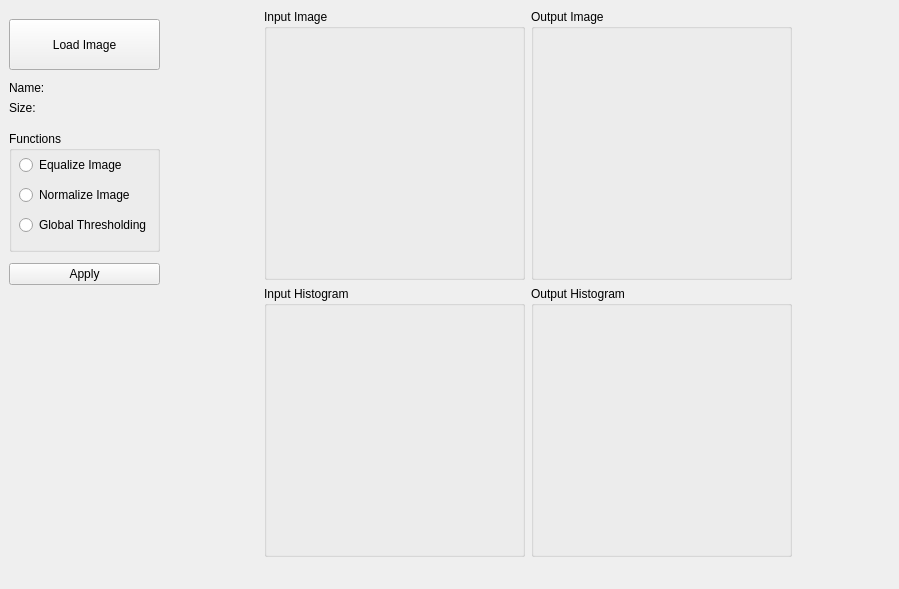
       <widget class="QWidget" name="Histograms">
        <attribute name="title">
         <string>Histograms</string>
        </attribute>
        <widget class="QWidget" name="gridLayoutWidget_3">
         <property name="geometry">
          <rect>
           <x>9</x>
           <y>9</y>
           <width>881</width>
           <height>571</height>
          </rect>
         </property>
         <layout class="QGridLayout" name="gridLayout_4">
          <item row="0" column="1">
           <spacer name="horizontalSpacer_4">
            <property name="orientation">
             <enum>Qt::Horizontal</enum>
            </property>
            <property name="sizeType">
             <enum>QSizePolicy::Expanding</enum>
            </property>
            <property name="sizeHint" stdset="0">
             <size>
              <width>5</width>
              <height>20</height>
             </size>
            </property>
           </spacer>
          </item>
          <item row="0" column="2">
           <layout class="QGridLayout" name="gridLayout_7">
            <item row="0" column="1">
             <widget class="QGroupBox" name="groupBox_6">
              <property name="minimumSize">
               <size>
                <width>261</width>
                <height>271</height>
               </size>
              </property>
              <property name="maximumSize">
               <size>
                <width>261</width>
                <height>271</height>
               </size>
              </property>
              <property name="title">
               <string>Output Image</string>
              </property>
              <widget class="ImageView" name="histOutput" native="true">
               <property name="geometry">
                <rect>
                 <x>10</x>
                 <y>20</y>
                 <width>241</width>
                 <height>241</height>
                </rect>
               </property>
               <property name="minimumSize">
                <size>
                 <width>241</width>
                 <height>241</height>
                </size>
               </property>
               <property name="maximumSize">
                <size>
                 <width>241</width>
                 <height>241</height>
                </size>
               </property>
              </widget>
             </widget>
            </item>
            <item row="2" column="1">
             <spacer name="verticalSpacer_19">
              <property name="orientation">
               <enum>Qt::Vertical</enum>
              </property>
              <property name="sizeHint" stdset="0">
               <size>
                <width>20</width>
                <height>40</height>
               </size>
              </property>
             </spacer>
            </item>
            <item row="0" column="0">
             <widget class="QGroupBox" name="groupBox_5">
              <property name="sizePolicy">
               <sizepolicy hsizetype="Maximum" vsizetype="Maximum">
                <horstretch>0</horstretch>
                <verstretch>0</verstretch>
               </sizepolicy>
              </property>
              <property name="minimumSize">
               <size>
                <width>29</width>
                <height>271</height>
               </size>
              </property>
              <property name="maximumSize">
               <size>
                <width>261</width>
                <height>271</height>
               </size>
              </property>
              <property name="title">
               <string>Input Image</string>
              </property>
              <widget class="ImageView" name="histInput" native="true">
               <property name="geometry">
                <rect>
                 <x>10</x>
                 <y>20</y>
                 <width>241</width>
                 <height>241</height>
                </rect>
               </property>
               <property name="minimumSize">
                <size>
                 <width>241</width>
                 <height>241</height>
                </size>
               </property>
               <property name="maximumSize">
                <size>
                 <width>241</width>
                 <height>241</height>
                </size>
               </property>
              </widget>
             </widget>
            </item>
            <item row="1" column="1">
             <widget class="QGroupBox" name="groupBox_8">
              <property name="minimumSize">
               <size>
                <width>261</width>
                <height>271</height>
               </size>
              </property>
              <property name="maximumSize">
               <size>
                <width>261</width>
                <height>271</height>
               </size>
              </property>
              <property name="title">
               <string>Output Histogram</string>
              </property>
              <widget class="PlotWidget" name="histOutputGraph" native="true">
               <property name="geometry">
                <rect>
                 <x>10</x>
                 <y>20</y>
                 <width>241</width>
                 <height>241</height>
                </rect>
               </property>
               <property name="minimumSize">
                <size>
                 <width>241</width>
                 <height>241</height>
                </size>
               </property>
               <property name="maximumSize">
                <size>
                 <width>241</width>
                 <height>241</height>
                </size>
               </property>
              </widget>
             </widget>
            </item>
            <item row="1" column="0">
             <widget class="QGroupBox" name="groupBox_7">
              <property name="minimumSize">
               <size>
                <width>261</width>
                <height>271</height>
               </size>
              </property>
              <property name="maximumSize">
               <size>
                <width>261</width>
                <height>271</height>
               </size>
              </property>
              <property name="title">
               <string>Input Histogram</string>
              </property>
              <widget class="PlotWidget" name="histInputGraph" native="true">
               <property name="geometry">
                <rect>
                 <x>10</x>
                 <y>20</y>
                 <width>241</width>
                 <height>241</height>
                </rect>
               </property>
               <property name="minimumSize">
                <size>
                 <width>241</width>
                 <height>241</height>
                </size>
               </property>
               <property name="maximumSize">
                <size>
                 <width>241</width>
                 <height>241</height>
                </size>
               </property>
              </widget>
             </widget>
            </item>
            <item row="2" column="0">
             <spacer name="verticalSpacer_20">
              <property name="orientation">
               <enum>Qt::Vertical</enum>
              </property>
              <property name="sizeHint" stdset="0">
               <size>
                <width>20</width>
                <height>40</height>
               </size>
              </property>
             </spacer>
            </item>
           </layout>
          </item>
          <item row="0" column="0">
           <layout class="QVBoxLayout" name="verticalLayout_5">
            <property name="sizeConstraint">
             <enum>QLayout::SetMinimumSize</enum>
            </property>
            <item>
             <spacer name="verticalSpacer_5">
              <property name="orientation">
               <enum>Qt::Vertical</enum>
              </property>
              <property name="sizeType">
               <enum>QSizePolicy::Maximum</enum>
              </property>
              <property name="sizeHint" stdset="0">
               <size>
                <width>5</width>
                <height>10</height>
               </size>
              </property>
             </spacer>
            </item>
            <item>
             <widget class="QPushButton" name="histLoader">
              <property name="sizePolicy">
               <sizepolicy hsizetype="MinimumExpanding" vsizetype="MinimumExpanding">
                <horstretch>0</horstretch>
                <verstretch>0</verstretch>
               </sizepolicy>
              </property>
              <property name="maximumSize">
               <size>
                <width>151</width>
                <height>51</height>
               </size>
              </property>
              <property name="text">
               <string>Load Image</string>
              </property>
             </widget>
            </item>
            <item>
             <spacer name="verticalSpacer_15">
              <property name="orientation">
               <enum>Qt::Vertical</enum>
              </property>
              <property name="sizeType">
               <enum>QSizePolicy::Maximum</enum>
              </property>
              <property name="sizeHint" stdset="0">
               <size>
                <width>5</width>
                <height>5</height>
               </size>
              </property>
             </spacer>
            </item>
            <item>
             <layout class="QVBoxLayout" name="verticalLayout_9">
              <item>
               <widget class="QLabel" name="histInputName">
                <property name="text">
                 <string>Name:</string>
                </property>
               </widget>
              </item>
              <item>
               <widget class="QLabel" name="histInputSize">
                <property name="text">
                 <string>Size:</string>
                </property>
               </widget>
              </item>
             </layout>
            </item>
            <item>
             <spacer name="verticalSpacer_6">
              <property name="orientation">
               <enum>Qt::Vertical</enum>
              </property>
              <property name="sizeType">
               <enum>QSizePolicy::Maximum</enum>
              </property>
              <property name="sizeHint" stdset="0">
               <size>
                <width>5</width>
                <height>10</height>
               </size>
              </property>
             </spacer>
            </item>
            <item>
             <widget class="QGroupBox" name="groupBox_10">
              <property name="minimumSize">
               <size>
                <width>151</width>
                <height>121</height>
               </size>
              </property>
              <property name="maximumSize">
               <size>
                <width>151</width>
                <height>16777215</height>
               </size>
              </property>
              <property name="title">
               <string>Functions</string>
              </property>
              <widget class="QWidget" name="verticalLayoutWidget_6">
               <property name="geometry">
                <rect>
                 <x>10</x>
                 <y>20</y>
                 <width>131</width>
                 <height>91</height>
                </rect>
               </property>
               <layout class="QVBoxLayout" name="verticalLayout_13">
                <item>
                 <widget class="QRadioButton" name="histEqualCheck">
                  <property name="text">
                   <string>Equalize Image</string>
                  </property>
                 </widget>
                </item>
                <item>
                 <widget class="QRadioButton" name="histNormCheck">
                  <property name="text">
                   <string>Normalize Image</string>
                  </property>
                 </widget>
                </item>
                <item>
                 <widget class="QRadioButton" name="histGTCheck">
                  <property name="text">
                   <string>Global Thresholding</string>
                  </property>
                 </widget>
                </item>
               </layout>
              </widget>
             </widget>
            </item>
            <item>
             <spacer name="verticalSpacer_2">
              <property name="orientation">
               <enum>Qt::Vertical</enum>
              </property>
              <property name="sizeType">
               <enum>QSizePolicy::Maximum</enum>
              </property>
              <property name="sizeHint" stdset="0">
               <size>
                <width>20</width>
                <height>5</height>
               </size>
              </property>
             </spacer>
            </item>
            <item>
             <widget class="QPushButton" name="histApply_btn">
              <property name="text">
               <string>Apply</string>
              </property>
             </widget>
            </item>
            <item>
             <spacer name="verticalSpacer_9">
              <property name="orientation">
               <enum>Qt::Vertical</enum>
              </property>
              <property name="sizeType">
               <enum>QSizePolicy::Expanding</enum>
              </property>
              <property name="sizeHint" stdset="0">
               <size>
                <width>5</width>
                <height>40</height>
               </size>
              </property>
             </spacer>
            </item>
           </layout>
          </item>
          <item row="0" column="3">
           <spacer name="horizontalSpacer_7">
            <property name="orientation">
             <enum>Qt::Horizontal</enum>
            </property>
            <property name="sizeHint" stdset="0">
             <size>
              <width>40</width>
              <height>20</height>
             </size>
            </property>
           </spacer>
          </item>
         </layout>
        </widget>
       </widget>
